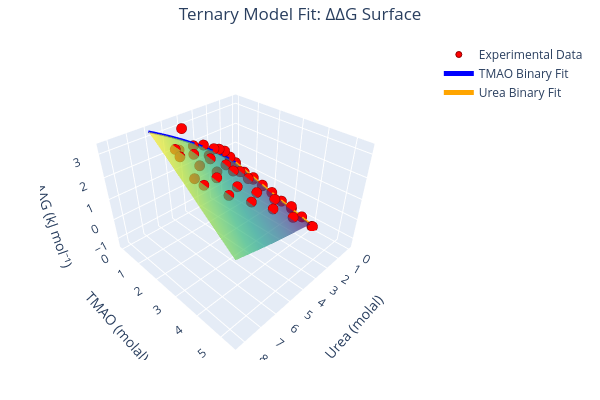

Notebook cell for this chart:
### Markdown cell above
## 3D Visualization of the Total Free Energy

Using `plotly`, we can create an interactive 3D plot of the total free energy surface alongside the experimental data points and binary fit lines.

### Code cell
import plotly.graph_objects as go

def plot_interactive_3d(model, exp_conc2, exp_conc3, exp_data, title, zaxis_title):
    X = model.molal2
    Y = model.molal3
    
    if "G" in zaxis_title:
        Z = model.ddG_kJ
    elif "H" in zaxis_title:
        Z = model.ddH_kJ
    elif "S" in zaxis_title:
        Z = model.TddS_kJ
        
    fig = go.Figure()

    # Surface plot for the model
    fig.add_trace(go.Surface(
        x=X, y=Y, z=Z,
        colorscale='Viridis',
        opacity=0.7,
        name='Model Surface',
        showscale=False
    ))

    # Scatter plot for experimental data
    fig.add_trace(go.Scatter3d(
        x=exp_conc2, y=exp_conc3, z=exp_data,
        mode='markers',
        marker=dict(size=6, color='red', symbol='circle', line=dict(width=1, color='darkred')),
        name='Experimental Data'
    ))

    # Binary edges (Urea and TMAO fits)
    fig.add_trace(go.Scatter3d(
        x=X[0, :], y=Y[0, :], z=Z[0, :],
        mode='lines',
        line=dict(color='blue', width=5),
        name='TMAO Binary Fit'
    ))
    fig.add_trace(go.Scatter3d(
        x=X[:, 0], y=Y[:, 0], z=Z[:, 0],
        mode='lines',
        line=dict(color='orange', width=5),
        name='Urea Binary Fit'
    ))

    fig.update_layout(
        title=dict(
        text=title,
        x=0.5
        ),
        scene=dict(
            xaxis_title='Urea (molal)',
            yaxis_title='TMAO (molal)',
            zaxis_title=zaxis_title,
            aspectmode='manual',
            aspectratio=dict(x=1, y=1, z=0.7)
        ),
        width=600,
        height=400,
        margin=dict(l=40, r=40, b=40, t=40)
    )
    return fig

fig_dG = plot_interactive_3d(model_seq, 
                            exp_conc2, 
                            exp_conc3, 
                            exp_dG, 
                            'Ternary Model Fit: ΔΔG Surface', 
                            'ΔΔG (kJ mol⁻¹)')
fig_dG.show()

### Figure 1 — Plotly figure (JSON) as saved in the notebook; plotly's stock layout.template omitted (floating-point values rounded to 4 significant figures; data arrays with more than 128 entries replaced by an {"elided": "..."} marker saying what was removed)
{"data": [{"colorscale": [[0, "#440154"], [0.1111, "#482878"], [0.2222, "#3e4989"], [0.3333, "#31688e"], [0.4444, "#26828e"], [0.5556, "#1f9e89"], [0.6667, "#35b779"], [0.7778, "#6ece58"], [0.8889, "#b5de2b"], [1, "#fde725"]], "name": "Model Surface", "opacity": 0.7, "showscale": false, "type": "surface", "x": {"elided": "23x22 float values"}, "y": {"elided": "23x22 float values"}, "z": {"elided": "23x22 float values"}}, {"marker": {"color": "red", "line": {"color": "darkred", "width": 1}, "size": 6, "symbol": "circle"}, "mode": "markers", "name": "Experimental Data", "type": "scatter3d", "x": [0.0001, 0.0001, 0.0001, 0.0001, 0.0001, 0.0001, 0.0001, 0.0001, 0.0001, 0.0001, 0.4946, 0.9357, 1.378, 1.788, 2.179, 2.562, 3.281, 3.974, 4.26, 0.0001, 1.072, 2.118, 3.168, 4.191, 5.24, 0.0001, 1.105, 2.179, 3.252, 4.292, 5.356, 0.0001, 1.203, 2.358, 3.498, 4.589, 5.692, 0.0001, 1.266, 2.472, 3.652, 4.774, 5.899], "y": [0.0001, 0.5009, 0.9997, 1.503, 2.004, 2.506, 2.992, 3.505, 4.021, 0.0001, 0.0001, 0.0001, 0.0001, 0.0001, 0.0001, 0.0001, 0.0001, 0.0001, 0.0001, 1.009, 0.9426, 0.8777, 0.8127, 0.7493, 0.6843, 1.502, 1.4, 1.301, 1.202, 1.106, 1.008, 3.006, 2.784, 2.571, 2.361, 2.159, 1.956, 3.996, 3.685, 3.389, 3.1, 2.825, 2.549], "z": [0.0001, -0.2976, -0.4398, -0.5442, -0.6438, -0.8424, -0.854, -1.111, -1.327, 0.0001, 0.4736, 0.9338, 1.17, 1.315, 1.085, 1.728, 1.899, 2.892, 1.982, -0.3472, 0.3269, 0.9993, 1.605, 2.106, 2.615, -0.5075, 0.2016, 0.9182, 1.185, 1.779, 2.475, -0.944, -0.09339, 0.5817, 1.178, 1.875, 2.112, -1.325, -0.4683, 0.2923, 0.9385, 1.525, 2.232]}, {"line": {"color": "blue", "width": 5}, "mode": "lines", "name": "TMAO Binary Fit", "type": "scatter3d", "x": [0.002241, 0.2287, 0.4597, 0.6956, 0.9363, 1.182, 1.433, 1.69, 1.952, 2.219, 2.493, 2.773, 3.059, 3.352, 3.652, 3.958, 4.272, 4.594, 4.923, 5.261, 5.607, 5.962], "y": [0.001396, 0.00141, 0.001425, 0.001439, 0.001454, 0.00147, 0.001485, 0.001501, 0.001518, 0.001534, 0.001551, 0.001569, 0.001587, 0.001605, 0.001623, 0.001643, 0.001662, 0.001682, 0.001703, 0.001724, 0.001745, 0.001767], "z": [0.001143, 0.1608, 0.3203, 0.4796, 0.6388, 0.7976, 0.9562, 1.114, 1.272, 1.43, 1.587, 1.743, 1.899, 2.055, 2.21, 2.364, 2.517, 2.67, 2.822, 2.973, 3.123, 3.273]}, {"line": {"color": "orange", "width": 5}, "mode": "lines", "name": "Urea Binary Fit", "type": "scatter3d", "x": [0.002241, 0.002264, 0.002287, 0.002311, 0.002335, 0.002359, 0.002385, 0.00241, 0.002436, 0.002463, 0.002491, 0.002519, 0.002547, 0.002577, 0.002606, 0.002637, 0.002669, 0.002701, 0.002734, 0.002767, 0.002802, 0.002837, 0.002874], "y": [0.001396, 0.1424, 0.2864, 0.4332, 0.5832, 0.7363, 0.8927, 1.052, 1.216, 1.382, 1.553, 1.727, 1.905, 2.088, 2.274, 2.466, 2.661, 2.861, 3.067, 3.277, 3.492, 3.713, 3.94], "z": [0.001143, -0.04507, -0.0927, -0.1417, -0.1919, -0.2433, -0.2959, -0.3496, -0.4044, -0.4602, -0.5169, -0.5746, -0.6333, -0.6928, -0.7531, -0.8143, -0.8762, -0.9389, -1.002, -1.066, -1.131, -1.197, -1.262]}], "layout": {"height": 400, "margin": {"b": 40, "l": 40, "r": 40, "t": 40}, "scene": {"aspectmode": "manual", "aspectratio": {"x": 1, "y": 1, "z": 0.7}, "xaxis": {"title": {"text": "Urea (molal)"}}, "yaxis": {"title": {"text": "TMAO (molal)"}}, "zaxis": {"title": {"text": "ΔΔG (kJ mol⁻¹)"}}}, "title": {"text": "Ternary Model Fit: ΔΔG Surface", "x": 0.5}, "width": 600}}
